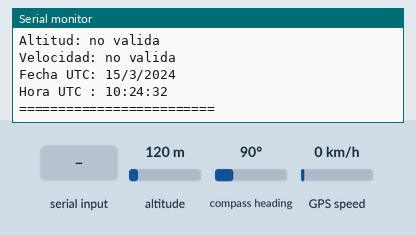
The sketch below on a simulated ESP32. Parts: the last lines printed to the serial monitor. The inputs (shaded band) are chosen by the test bench; at power-on: altitude 120 m, compass heading 90°, GPS speed 0 km/h. The GPS gets a fix after 3 s at 37.7749, -122.4194 with 8 satellites.

Above: at 2.2 s.
2.3 s: altitude set to 20 m
At 3.8 s:
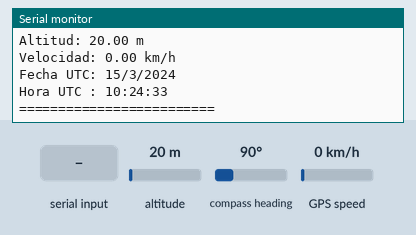
4.5 s: "1" received over the second serial link
6.0 s: compass heading set to 7°
At 6.6 s:
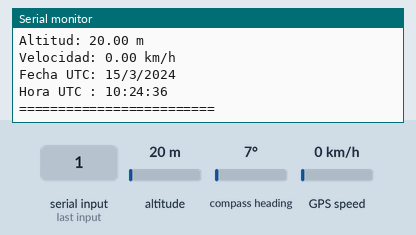
7.5 s: GPS speed set to 2 km/h
At 8.8 s:
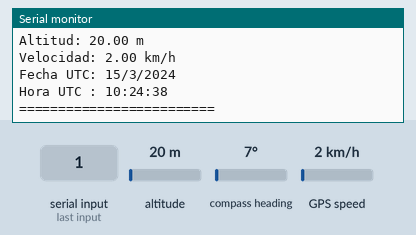

The sketch:

gps_Serial.ino
```cpp
#include <TinyGPSPlus.h>

// ============================================================
// Hiwonder GPS Module V1.0 con ESP32
// ============================================================
// GPS TX  -> ESP32 GPIO 26
// GPS RX  -> ESP32 GPIO 25
// GPS GND -> GND
// GPS VCC -> 5V o 3.3V según el módulo

#define GPS_RX 26
#define GPS_TX 25

TinyGPSPlus gps;
HardwareSerial GPSserial(2);

void setup() {
  Serial.begin(115200);
  delay(1000);

  Serial.println("================================");
  Serial.println("Iniciando Hiwonder GPS V1.0");
  Serial.println("UART: Serial2");
  Serial.println("Baudrate GPS: 9600");
  Serial.println("RX ESP32: GPIO 26");
  Serial.println("TX ESP32: GPIO 25");
  Serial.println("================================");

  GPSserial.begin(9600, SERIAL_8N1, GPS_RX, GPS_TX);

  Serial.println("Esperando datos NMEA del GPS...");
}

void loop() {
  while (GPSserial.available() > 0) {
    char c = GPSserial.read();

    // Descomenta esta línea si quieres ver los datos crudos NMEA:
    //Serial.write(c);

    gps.encode(c);
  }

  static unsigned long tiempoAnterior = 0;

  if (millis() - tiempoAnterior >= 1000) {
    tiempoAnterior = millis();

    Serial.println();
    Serial.println("========== GPS ==========");

    Serial.print("Caracteres recibidos: ");
    Serial.println(gps.charsProcessed());

    Serial.print("Sentencias correctas: ");
    Serial.println(gps.passedChecksum());

    Serial.print("Sentencias con error: ");
    Serial.println(gps.failedChecksum());

    if (gps.location.isValid()) {
      Serial.print("Latitud : ");
      Serial.println(gps.location.lat(), 6);

      Serial.print("Longitud: ");
      Serial.println(gps.location.lng(), 6);
    } else {
      Serial.println("Ubicacion: no valida todavia");
    }

    if (gps.satellites.isValid()) {
      Serial.print("Satelites: ");
      Serial.println(gps.satellites.value());
    } else {
      Serial.println("Satelites: no valido");
    }

    if (gps.altitude.isValid()) {
      Serial.print("Altitud: ");
      Serial.print(gps.altitude.meters());
      Serial.println(" m");
    } else {
      Serial.println("Altitud: no valida");
    }

    if (gps.speed.isValid()) {
      Serial.print("Velocidad: ");
      Serial.print(gps.speed.kmph());
      Serial.println(" km/h");
    } else {
      Serial.println("Velocidad: no valida");
    }

    if (gps.date.isValid() && gps.time.isValid()) {
      Serial.print("Fecha UTC: ");
      Serial.print(gps.date.day());
      Serial.print("/");
      Serial.print(gps.date.month());
      Serial.print("/");
      Serial.println(gps.date.year());

      Serial.print("Hora UTC : ");
      Serial.print(gps.time.hour());
      Serial.print(":");
      Serial.print(gps.time.minute());
      Serial.print(":");
      Serial.println(gps.time.second());
    } else {
      Serial.println("Fecha/Hora: no valida");
    }

    Serial.println("=========================");
  }
}
```

Measured:
- after the input at 2.3 s, the serial monitor: prints a new line after 0.73 s (image 1)
- after the input at 6.0 s, the serial monitor: prints a new line at once (image 2)
- after the input at 7.5 s, the serial monitor: prints a new line after 0.54 s (image 3)
